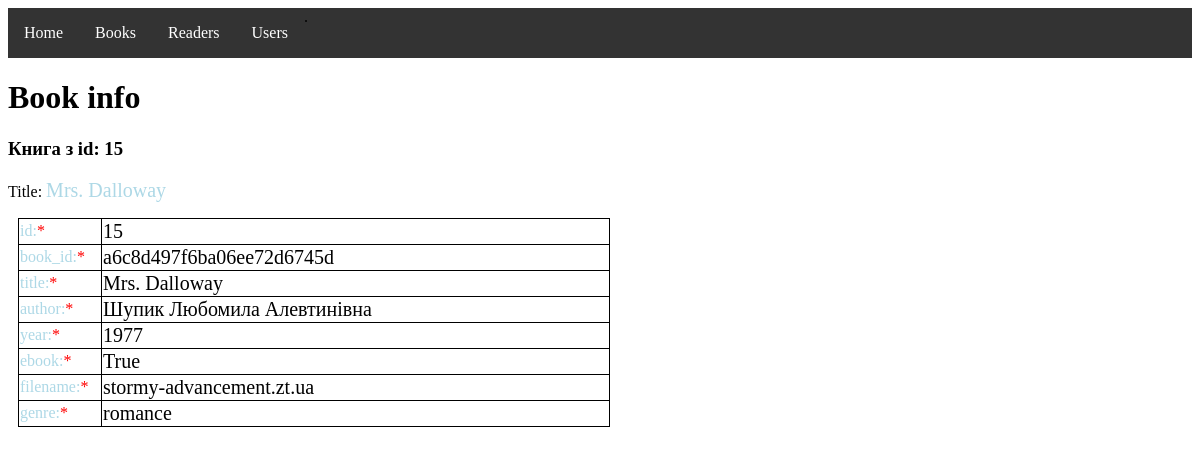
Page /books/15 on the committed database.
### books/models.py (models this page shows)
class Book(models.Model):
    id = models.IntegerField(auto_created=True, primary_key=True, serialize=False, verbose_name='ID')
    book_id = models.CharField(max_length=255, default=uuid.uuid4, unique=True)
    title = models.CharField(max_length=255)
    author = models.CharField(max_length=255)
    year = models.IntegerField()
    ebook = models.BooleanField()
    filename = models.CharField(max_length=255, null=True)
    genre = models.CharField(max_length=255, null=True)

### books/views.py (the view)
# urls.py: path('books/<int:id>', views.book_by_id, name='book_id'),
def book_by_id(request, id):
    template = loader.get_template('book_detail.html')
    book_db = Book.objects.filter(id=id).values()
    context = {
        'message': f'Книга з id: {id}',
        'book': book_db[0]
    }
    return HttpResponse(template.render(context, request))

### books/templates/book_detail.html (shortened to what this page needs)
{% extends "master.html" %}
{% block content %}
<h1>Book info</h1>
<h3>{{ message }}</h3>
<p>Title: <span  style="color: lightblue; font-size: 20px">{{ book.title }}</span ></p>
<table style="width:50%">
  {% for key, value in book.items %}
    <tr>
      <td style="color: lightblue; width: 80px">{{ key }}:<span style="color:red">*</span></td>
      <td style="font-size: 20px">{{ value }}</td>
    </tr>
  {% empty %}
  <p class="message-error">Дані відсутні..</p>
  {% endfor %}
</table>
{% endblock %}

### books/templates/master.html (style rules this page uses)
table, th, td { margin: 10px; border: 1px solid black; border-collapse: collapse; }
table { border-spacing: 5px; }

### rows in the picture
Book: title "Mrs. Dalloway", book "a6c8d497f6ba06ee72d6745d" "Mrs. Dalloway" "Шупик Любомила Алевтинівна" "stormy-advancement.zt.ua" "romance"

### other values in the picture
{{ message }} "Книга з id: 15"
{{ key }} "id" "book_id" "title" "author" "year" "ebook" "filename" "genre"
{{ value }} "15" "1977" "True"
